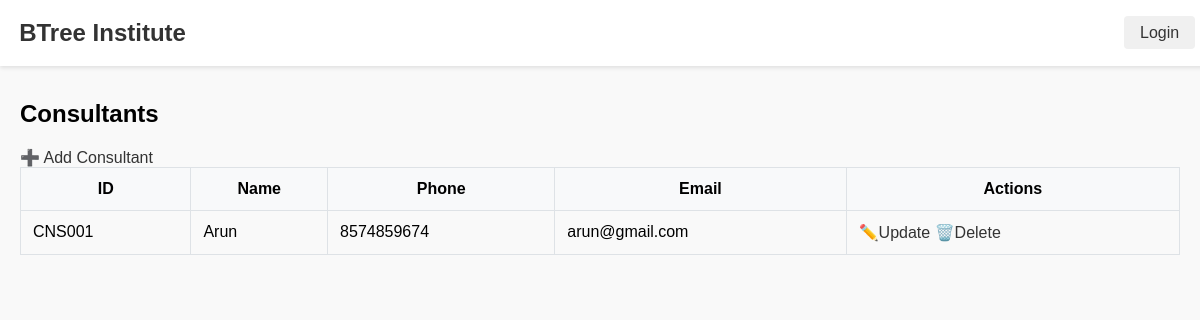
/consultants/, run on the app's committed database.
### consultantdb/models.py (models this page shows, shortened)
class Consultant(models.Model):
    consultant_id = models.CharField(max_length=10, unique=True, blank=True)
    name = models.CharField(max_length=100)
    phone_number = models.CharField(max_length=15)
    email = models.EmailField()

### consultantdb/views.py (the view)
# urls.py: path('', views.consultant_list, name='consultant_list'),
def consultant_list(request):
    consultants = Consultant.objects.all()
    return render(request, 'consultantdb/consultant_list.html', {'consultants': consultants})

### templates/consultantdb/consultant_list.html (shortened to what this page needs)
{% extends "base.html" %}
{% block content %}
<h2>Consultants</h2>
<a href="{% url 'create_consultant' %}">➕ Add Consultant</a>
<table border="1" cellpadding="5" cellspacing="0">
    <thead>
        <tr>
            <th>ID</th>
            <th>Name</th>
            <th>Phone</th>
            <th>Email</th>
            <th>Actions</th>
        </tr>
    </thead>
    <tbody>
        {% for consultant in consultants %}
        <tr>
            <td>{{ consultant.consultant_id }}</td>
            <td>{{ consultant.name }}</td>
            <td>{{ consultant.phone_number }}</td>
            <td>{{ consultant.email }}</td>
            <td>
                <a href="{% url 'update_consultant' consultant.pk %}">✏️Update</a>
                <a href="{% url 'delete_consultant' consultant.pk %}">🗑️Delete</a>
            </td>
        </tr>
        {% empty %}
        <tr><td colspan="5">No consultants found.</td></tr>
        {% endfor %}
    </tbody>
</table>
{% endblock %}

### static/css/styles.css (style rules this page uses)
body { font-family: Arial, sans-serif; margin: 0; padding: 0; background-color: #f9f9f9; }
a { text-decoration: none; color: #333; }

### data on the page
Consultant: consultant_id "CNS001", name "Arun", phone_number "8574859674", email "arun@gmail.com"
